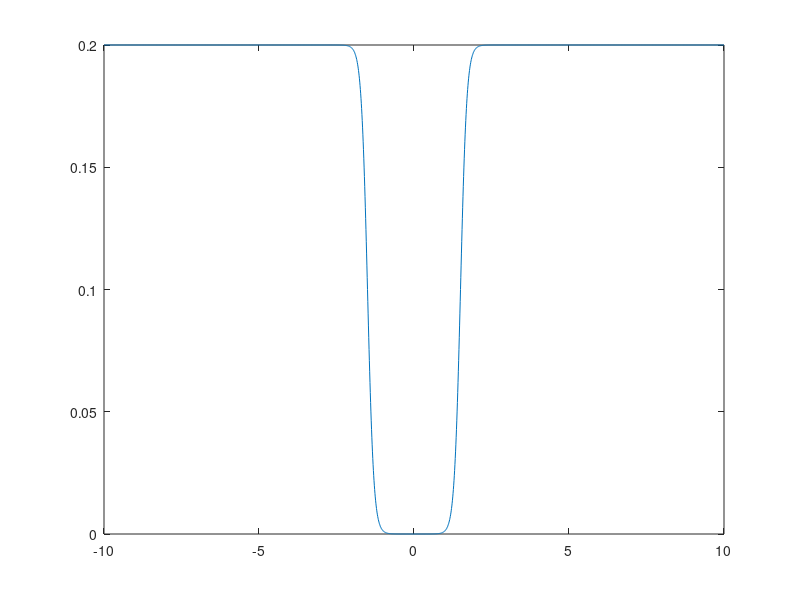

Reproduce this figure in MATLAB.
x = -10:0.01:10;

a = 2.0; % cost of function 
slope = 5.0; % 1 is normal, 10 is higher
abs_max = 1.5; % max value to scale at
% y = a./(1.0+exp(-slope.*(x-abs_max))) + a./(1.0+exp(slope.*(x+abs_max)));

y = 0.1*(tanh(5*(x-1.5))+1) + 0.1*(tanh(-5*(x+1.5))+1);

plot(x,y);